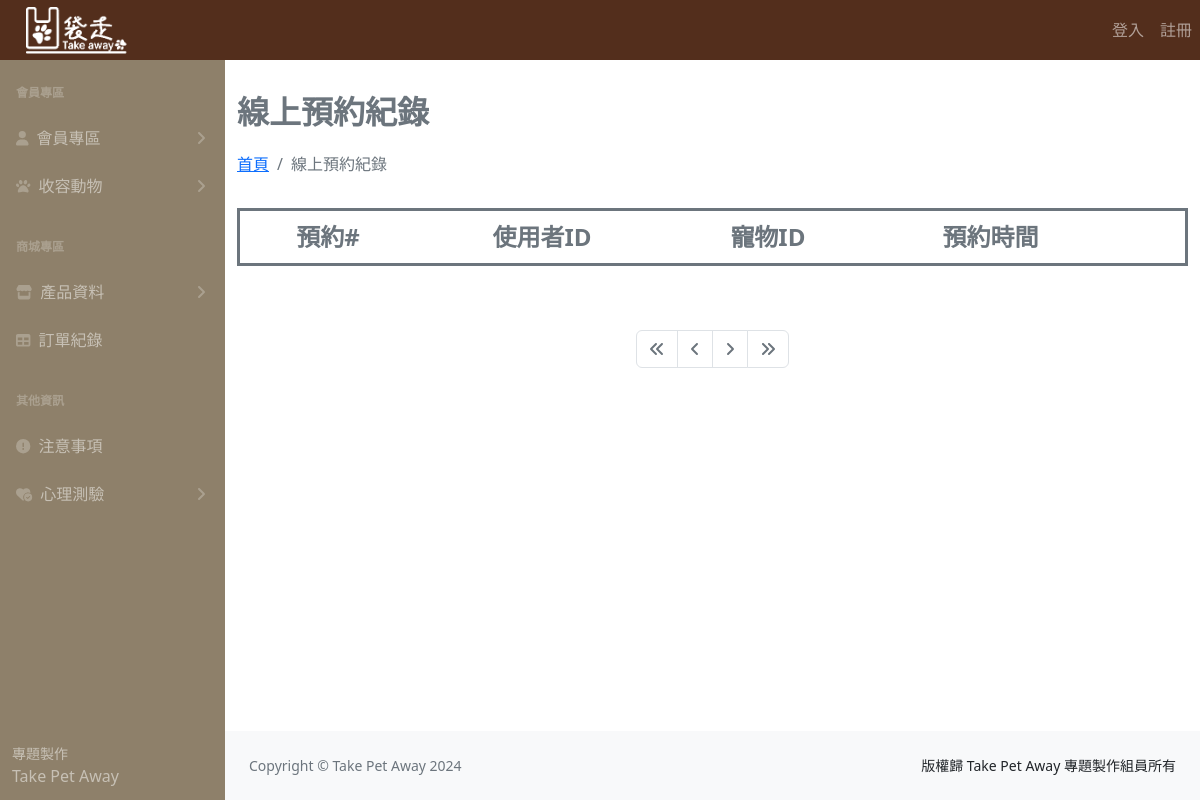
The app's page /reserveList.php, older data.
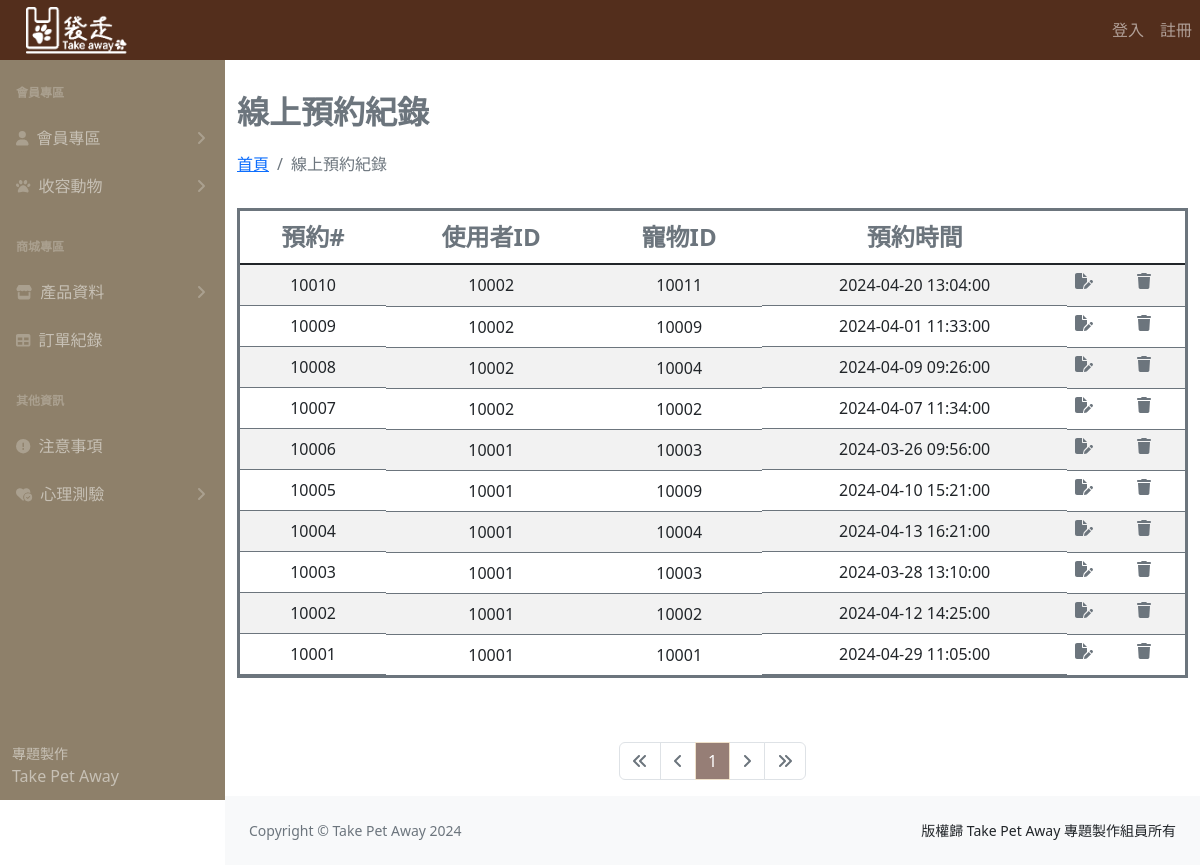
The same page, newer data.
### tables this page shows
CREATE TABLE `reserve_system` (
  `reservation_id` int(11) NOT NULL,
  `pet_id` int(11) NOT NULL,
  `user_id` int(11) NOT NULL,
  `time` datetime NOT NULL
);

### reserveList.php (the view, shortened to what this page needs)
<?php
require __DIR__ . '/parts/pdo-connect.php';
$page = isset($_GET['page']) ? intval($_GET['page']) : 1;
$perPage = 10;
$t_sql = "SELECT COUNT(1) FROM reserve_system";
$t_stmt = $pdo->query($t_sql);
$totalRows = $t_stmt->fetch(PDO::FETCH_NUM)[0];
$totalPages = ceil($totalRows / $perPage);
$rows = [];
if ($totalRows > 0) {
  $sql = sprintf("SELECT * FROM reserve_system ORDER BY reservation_id  DESC LIMIT %s, %s", ($page - 1) * $perPage, $perPage);
  $rows = $pdo->query($sql)->fetchAll();
}
?>
<?php include __DIR__ . '/parts/1_head.php' ?>
<?php include __DIR__ . '/parts/2_nav.php' ?>
<?php include __DIR__ . '/parts/3_side_nav.php' ?>
<div class="container">
  <div class="row ">
    <h1 class="mt-4 fw-bold lh-lg text-secondary fs-2">線上預約紀錄</h1>
    <ol class="breadcrumb mb-4">
      <li class="breadcrumb-item"><a href="index_.php">首頁</a></li>
      <li class="breadcrumb-item active">線上預約紀錄</li>
    </ol>
    <div class="col table-striped table-hover ">
      <table class="table table-striped table-hover mt-2 border border-3 border-secondary">
        <thead>
          <tr class="text-center text-secondary fs-4">
            <th>預約#</th>
            <th>使用者ID</th>
            <th>寵物ID</th>
            <th>預約時間</th>
            <th><i></i></th>
            <th><i></i></th>
          </tr>
        </thead>
        <tbody class="table-group-divider">
          <?php foreach ($rows as $r) : ?>
            <tr class="text-center">
              <td class="d-flex justify-content-center"><?= $r['reservation_id'] ?></td>
              <td><?= $r['user_id'] ?></td>
              <td><?= $r['pet_id'] ?></td>
              <td class="d-flex justify-content-center"><?= $r['time'] ?></td>
              <td>
                <a href="reserveEdit.php?sid=<?= $r['reservation_id'] ?>" class="color-primary">
                  <i class="fa-solid fa-file-pen text-secondary d-flex justify-content-center  "></i>
              <td>
                <a href="javascript: deleteOne(<?= $r['reservation_id'] ?>)" class="color-primary">
                  <i class="fa-solid fa-trash text-secondary d-flex justify-content-center"></i>
                </a>
              </td>
              </a>
              </td>
            </tr>
          <?php endforeach ?>
        </tbody>
      </table>
    </div>
  </div>
  <div class="row mt-5">
    <div class="col d-flex justify-content-center">
      <nav aria-label="Page navigation example center ">
        <ul class="pagination ">
          <li class="page-item <?= $page == 1 ? 'disabled' : '' ?>">
            <a class="page-link" href="?page=1">
              <i class="fa-solid fa-angles-left"></i>
            </a>
          </li>
          <li class="page-item <?= $page == 1 ? 'disabled' : '' ?>">
            <a class="page-link" href="?page=<?= $page - 1 ?>">
              <i class="fa-solid fa-angle-left"></i>
            </a>
          </li>
          <?php for ($i = $page - 5; $i <= $page + 5; $i++) : ?>
            <?php if ($i >= 1 and $i <= $totalPages) : ?>
              <li class="page-item <?= $i != $page ?: 'active' ?>">
                <a class="page-link" href="?page=<?= $i ?>"><?= $i ?></a>
              </li>
            <?php endif ?>
          <?php endfor ?>
          <li class="page-item <?= $page == $totalPages ? 'disabled' : '' ?>">
            <a class="page-link" href="?page=<?= $page + 1 ?>">
              <i class="fa-solid fa-angle-right"></i>
            </a>
          </li>
          <li class="page-item <?= $page == $totalPages ? 'disabled' : '' ?>">
            <a class="page-link" href="?page=<?= $totalPages ?>">
              <i class="fa-solid fa-angles-right"></i>
            </a>
          </li>
        </ul>
      </nav>
    </div>
  </div>
</div>
<?php include __DIR__ . '/parts/4_footer.php' ?>
<?php include __DIR__ . '/parts/6_foot.php' ?>

### parts/1_head.php (shortened to what this page needs)
<!DOCTYPE html>
<html lang="en">
<head>
    <link href="css/styles.css" rel="stylesheet" />
    <link href="css/styles.css" rel="stylesheet" />
</head>
<body class="sb-nav-fixed">

### parts/2_nav.php (shortened to what this page needs)
<nav class=" sb-topnav navbar navbar-expand navbar-dark bg-dark" style="height: 60px;">
  <a class="navbar-brand ps-3" href="index_.php">
    <img src="logo.png" style="width:50%; margin-left:10px" class="mt-3 mb-2" alt="">
  </a>
  <div class="collapse navbar-collapse" id="navbarSupportedContent">
    <ul class="navbar-nav mb-2 mb-lg-0">
      <?php if (isset($_SESSION['user'])) : ?>
        <li class="nav-item">
          <a class="nav-link"><?= $_SESSION['user']['name'] ?></a>
        </li>
        <li class="nav-item">
          <a class="nav-link" href="logout.php">登出</a>
        </li>
      <?php else : ?>
        <li class="nav-item">
          <a class="nav-link" href="login.php">登入</a>
        </li>
        <li class="nav-item">
          <a class="nav-link" href="register.php">註冊</a>
        </li>
      <?php endif ?>
    </ul>
  </div>
</nav>

### parts/3_side_nav.php (shortened to what this page needs)
<div id="layoutSidenav">
  <div id="layoutSidenav_nav">
    <nav class="sb-sidenav accordion sb-sidenav-dark" id="sidenavAccordion">
      <div class="sb-sidenav-menu">
        <div class="nav">
          <div class="sb-sidenav-menu-heading">會員專區</div>
          <a class="nav-link collapsed" href="#" data-bs-toggle="collapse" data-bs-target="#collapsePagesUser" aria-expanded="false" aria-controls="collapsePagesUser" onclick="toggleCollapse('collapsePagesUser')">
            <div class="sb-nav-link-icon">
              <i class="fa-solid fa-user"></i>
            </div>
            會員專區
            <div class="sb-sidenav-collapse-arrow">
              <i class="fas fa-angle-down"></i>
            </div>
          </a>
          <a class="nav-link collapsed" href="#" data-bs-toggle="collapse" data-bs-target="#collapsePagesAnimal" aria-expanded="false" aria-controls="collapsePagesAnimal" onclick="toggleCollapse('collapsePagesAnimal')">
            <div class="sb-nav-link-icon">
              <i class="fa-solid fa-paw"></i>
            </div>
            收容動物
            <div class="sb-sidenav-collapse-arrow">
              <i class="fas fa-angle-down"></i>
            </div>
          </a>
          <div class="sb-sidenav-menu-heading">商城專區</div>
          <a class="nav-link collapsed" href="#" data-bs-toggle="collapse" data-bs-target="#collapsePagesShop" aria-expanded="false" aria-controls="collapsePagesShop" onclick="toggleCollapse('collapsePagesShop')">
            <div class="sb-nav-link-icon">
              <i class="fa-solid fa-store"></i>
            </div>
            產品資料
            <div class="sb-sidenav-collapse-arrow">
              <i class="fas fa-angle-down"></i>
            </div>
          </a>
          <a class="nav-link" href="order_history.php">
            <div class="sb-nav-link-icon"><i class="fas fa-table"></i></div>
            訂單紀錄
          </a>
          <div class="sb-sidenav-menu-heading">其他資訊</div>
          <a class="nav-link" href="faq_add.php">
            <div class="sb-nav-link-icon">
              <i class="fa-solid fa-circle-exclamation"></i>
            </div>
            注意事項
          </a>
          <a class="nav-link collapsed" href="#" data-bs-toggle="collapse" data-bs-target="#heartContentCollapse" aria-expanded="false" aria-controls="heartContentCollapse" onclick="toggleCollapse('heartContentCollapse')">
            <div class="sb-nav-link-icon">
              <i class="fa-solid fa-heart-circle-check"></i>
            </div>
            心理測驗
            <div class="sb-sidenav-collapse-arrow">
              <i class="fas fa-angle-down"></i>
            </div>
          </a>
        </div>
      </div>
      <div class="sb-sidenav-footer">
        <div class="small">專題製作</div>
        Take Pet Away
      </div>
    </nav>
  </div>
  <div id="layoutSidenav_content">

### parts/4_footer.php
<footer class="py-4 bg-light mt-auto">
          <div class="container-fluid px-4">
            <div
              class="d-flex align-items-center justify-content-between small"
            >
              <div class="text-muted">Copyright &copy; Take Pet Away 2024</div>
              <div>版權歸 Take Pet Away 專題製作組員所有</div>
            </div>
          </div>
        </footer>
      </div>
    </div>

### parts/1_head.php (style rules this page uses)
:root { --bs-dark-rgb: 83, 46, 28; }
.sb-sidenav-dark { background-color: #8E806A; }
.sb-sidenav-dark .sb-sidenav-footer { background-color: #8E806A; }
.row { --bs-gutter-x: 0rem; }
.pagination, .datatable-pagination ul { --bs-pagination-active-border-color: #EEE0C9; --bs-pagination-active-bg: #967E76; --bs-link-color: #967E76; --bs-link-hover-color: #967E76; --bs-dark-rgb: #967E76; }

Row changes from the older to the newer data that the page shows:
added reserve_system: reservation_id "10010", user "10002", pet "10011", time "2024-04-20 13:04:00"
added reserve_system: reservation_id "10009", user "10002", pet "10009", time "2024-04-01 11:33:00"
added reserve_system: reservation_id "10008", user "10002", pet "10004", time "2024-04-09 09:26:00"
added reserve_system: reservation_id "10007", user "10002", pet "10002", time "2024-04-07 11:34:00"
added reserve_system: reservation_id "10006", user "10001", pet "10003", time "2024-03-26 09:56:00"
added reserve_system: reservation_id "10005", user "10001", pet "10009", time "2024-04-10 15:21:00"
added reserve_system: reservation_id "10004", user "10001", pet "10004", time "2024-04-13 16:21:00"
added reserve_system: reservation_id "10003", user "10001", pet "10003", time "2024-03-28 13:10:00"
added reserve_system: reservation_id "10002", user "10001", pet "10002", time "2024-04-12 14:25:00"
added reserve_system: reservation_id "10001", user "10001", pet "10001", time "2024-04-29 11:05:00"
Text that changed along with them:
new list line: "1"
